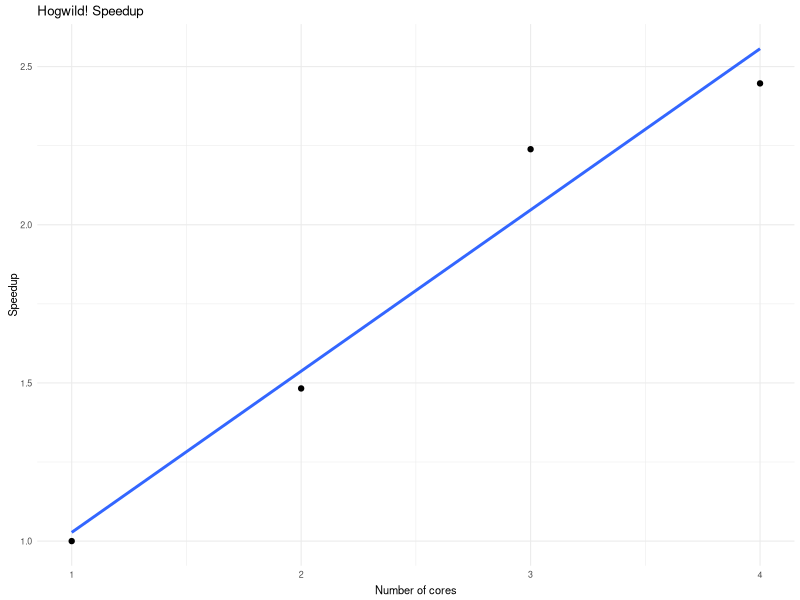
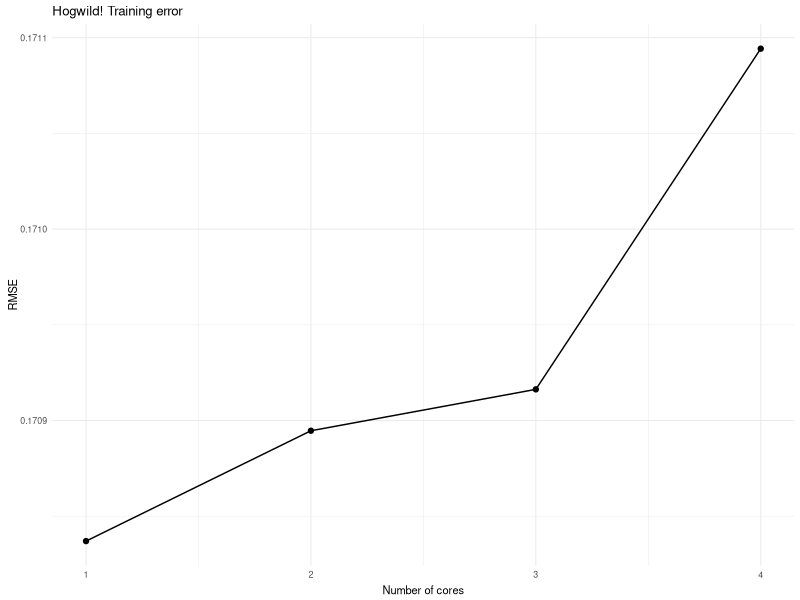

Write the R code that produced these figures, in order.
library(ggplot2)
library(reshape2)
library(MASS)

baseline_err = 0.17308

err = c(0.170837,
0.17089466,
0.17091628,
0.17109426)

# err_rel_baseline = err
err_rel = err / err[1]

time=c(5.53, 3.73, 2.47, 2.26)
speedup = time[1] / time


runtime <- data.frame(num_cores=c(1,2,3,4), time=speedup, err=err)

lm_time <- lm(data=runtime, time ~ num_cores)

runtime_facet <- melt(data=runtime, id=c("num_cores"))

height <- 2.25

pdf('./speedup.pdf', width=3, height=height)

theme_set(theme_minimal(base_size = 8, base_family = ""))

p <- ggplot(data=runtime_facet[runtime_facet$variable=="time",], aes(x=num_cores, y=value))
p <- p + geom_point()
p <- p + stat_smooth(method=lm, se=FALSE, fullrange=TRUE)
p <- p + xlab('Number of cores')
p <- p + ylab('Speedup')
p <- p + ggtitle('Hogwild! Speedup')
p <- p + theme(axis.title.y = element_text(vjust=0.2))
p <- p + theme(axis.title.x = element_text(vjust=0.1))
p <- p + theme(title = element_text(vjust=0.8))
p <- p + theme(axis.ticks = element_line(0))
print(p)

dev.off()

pdf('./error.pdf', width=3, height=height)

theme_set(theme_minimal(base_size = 8, base_family = ""))

p <- ggplot(data=runtime_facet[runtime_facet$variable=="err",], aes(x=num_cores, y=value))
p <- p + geom_point()
p <- p + geom_line()
p <- p + xlab('Number of cores')
p <- p + ylab('RMSE')
p <- p + ggtitle('Hogwild! Training error')
p <- p + theme(axis.title.y = element_text(vjust=0.2))
p <- p + theme(axis.title.x = element_text(vjust=0.1))
p <- p + theme(title = element_text(vjust=0.8))
p <- p + theme(axis.ticks = element_line(0))
print(p)

dev.off()